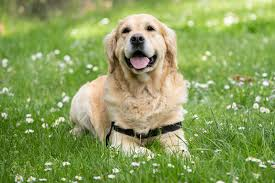
#> input picture Part17/dog.jpg, 275 x 183 px
$ python blog017c.py
#> lines starting #> are read from the running program, lines starting #| are printed output that depends on the picture
import numpy as np
import cv2 as cv
import matplotlib.pyplot as plt
from mpl_toolkits.mplot3d import Axes3D
from matplotlib import cm
from matplotlib.ticker import  LinearLocator,FormatStrFormatter

img = cv.imread('dog.jpg')
#> img is the input picture: shape (183, 275, 3); mean B, G, R 91.2, 158.5, 138.9
img = cv.cvtColor(img,cv.COLOR_BGR2GRAY)
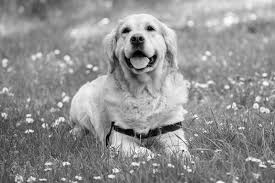
#> img: shape (183, 275); min 0, max 254, mean 144.9
imgd = np.array(img)    # image类转numpy

# 准备数据
sp = img.shape
#> sp = (183, 275)
h = int(sp[0])  # 图像高度（rows）
#> h = 183
w = int(sp[1])  # 图像宽度（colums） of image
#> w = 275

# 绘图初始处理
fig = plt.figure(figsize = (16,12))
ax = fig.add_subplot(projection = "3d") #gca不可用

x = np.arange(0,w,1)
#> x = 275 values from 0 to 274
y = np.arange(0,h,1)
#> y = 183 values from 0 to 182
x,y = np.meshgrid(x,y)
z = imgd
surf = ax.plot_surface(x,y,z,cmap = cm.coolwarm)
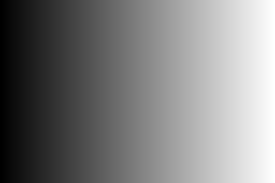
#> x: shape (183, 275) int64; min 0, max 274, mean 137; drawn with min black and max white

# 自定义Z轴
ax.set_zlim(-10,255)
ax.zaxis.set_major_locator(LinearLocator(10))   # 设置Z轴网格线的疏密

# 将Z的value字符串转为float 并保留2位小数
ax.zaxis.set_major_formatter(FormatStrFormatter('%.02f'))

# 设置坐标轴的label 和 标题
ax.set_xlabel('x',size=15)
ax.set_ylabel('y',size=15)
ax.set_zlabel('z',size=15)
ax.set_title('surface plot',weight = 'bold',size = 20)

# 添加右侧的色卡条
fig.colorbar(surf,shrink=0.6,aspect=8)
plt.show()
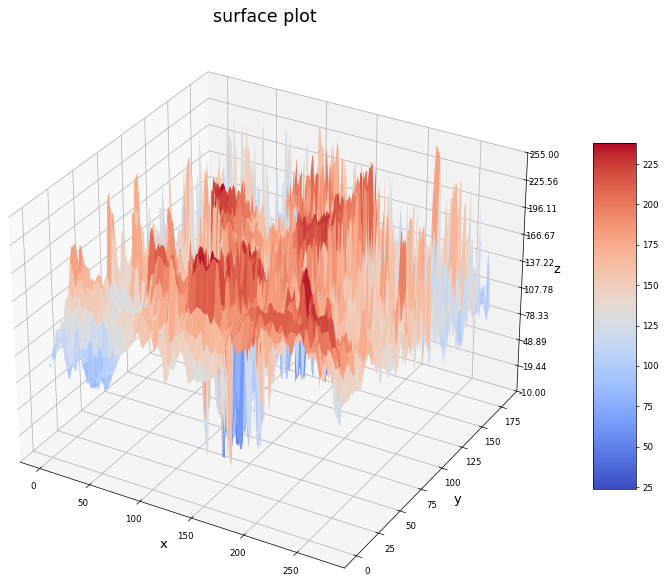
#> figure drawn by matplotlib, 2 panels
